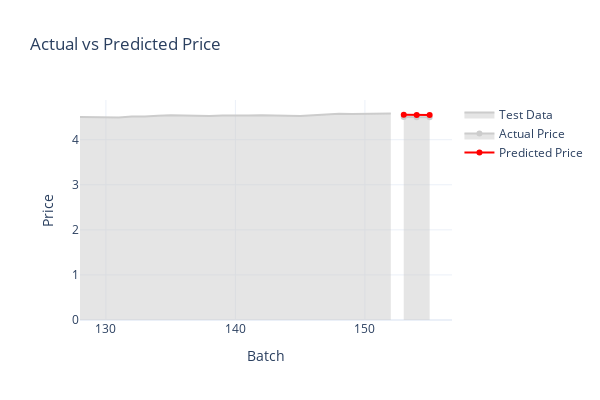

Notebook cell for this chart:
### Code cell
plot_price_predictions(128, index_close_rfe, x_test_rfe, y_pred_scaled_rfe,scaler_y_rfe)

### Figure 1 — Plotly figure (JSON) as saved in the notebook; plotly's stock layout.template omitted (floating-point values rounded to 4 significant figures)
{"data": [{"fill": "tozeroy", "line": {"color": "#ccc"}, "mode": "lines", "name": "Test Data", "type": "scatter", "x": [128, 129, 130, 131, 132, 133, 134, 135, 136, 137, 138, 139, 140, 141, 142, 143, 144, 145, 146, 147, 148, 149, 150, 151, 152], "y": [4.504, 4.498, 4.5, 4.494, 4.514, 4.514, 4.533, 4.545, 4.539, 4.533, 4.524, 4.536, 4.532, 4.536, 4.545, 4.538, 4.539, 4.527, 4.54, 4.562, 4.575, 4.571, 4.575, 4.577, 4.582]}, {"fill": "tozeroy", "line": {"color": "#ccc"}, "mode": "lines+markers", "name": "Actual Price", "type": "scatter", "x": [153, 154, 155], "y": [4.504, 4.498, 4.5]}, {"line": {"color": "red"}, "mode": "lines+markers", "name": "Predicted Price", "type": "scatter", "x": [153, 154, 155], "y": [4.554, 4.549, 4.549]}], "layout": {"height": 400, "title": {"text": "Actual vs Predicted Price"}, "width": 600, "xaxis": {"title": {"text": "Batch"}}, "yaxis": {"title": {"text": "Price"}}}}
